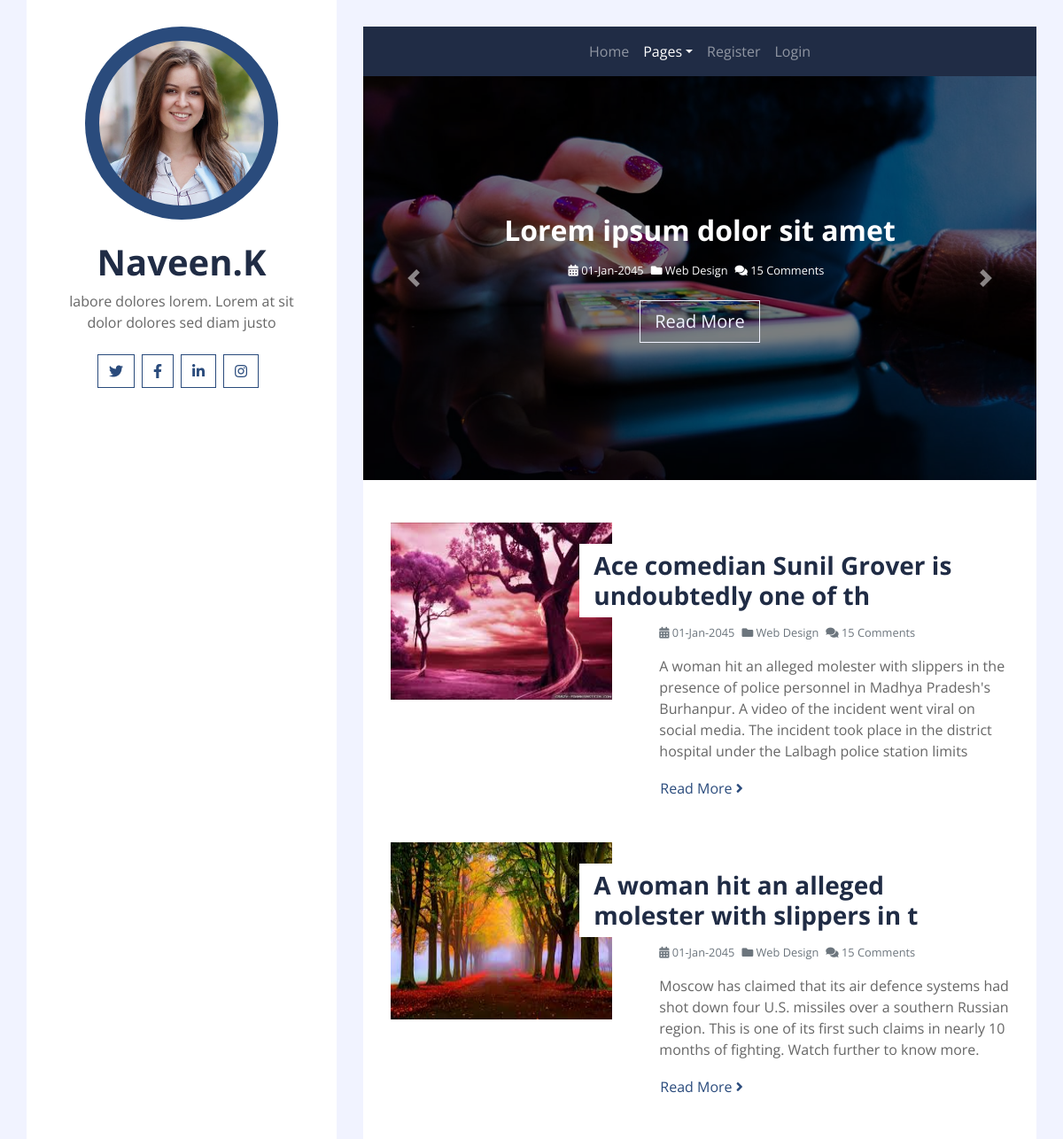
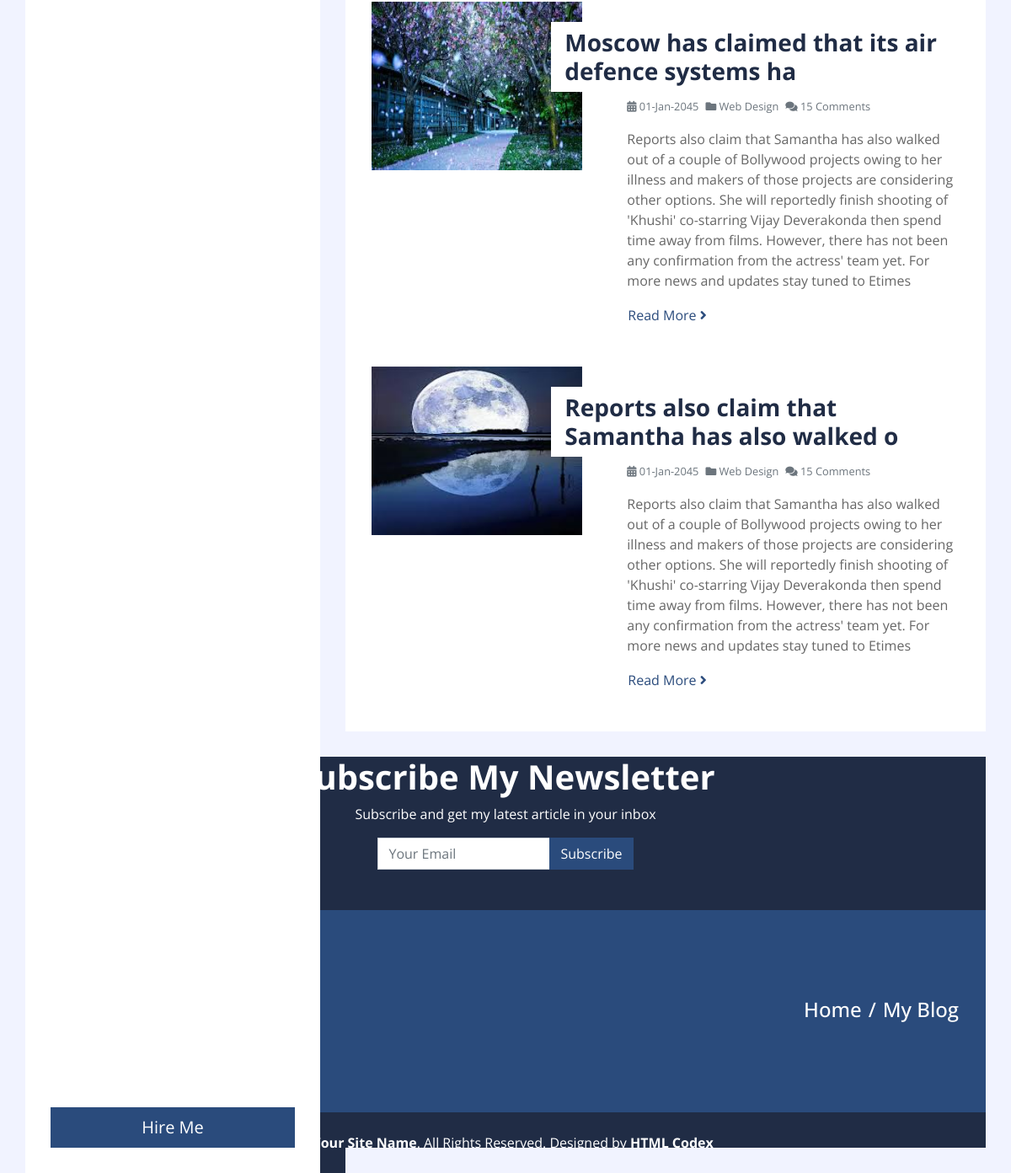
The page / on the database its author committed (2 pictures, top to bottom).
### user/models.py (models this page shows, shortened)
class Post(models.Model):
    title=models.CharField(max_length=50)
    image = models.ImageField(upload_to='images/', blank=True)
    content=models.TextField(max_length=1000)

### user/views.py (the view)
# urls.py: path('',views.index,name='index'),
def index (request):
    post = Post.objects.all()
    return render (request,'index.html', {'post':post})

### user/templates/index.html (shortened to what this page needs)
{% extends 'theme.html' %}
{% load static %}
{% block content %}
<!DOCTYPE html>
                <div class="container p-0">
                    <div id="blog-carousel" class="carousel slide" data-ride="carousel">
                        <div class="carousel-inner">
                            <div class="carousel-item active">
                                <img class="w-100" src="{% static 'img/carousel-1.jpg' %}" alt="Image">
                                <div class="carousel-caption d-flex flex-column align-items-center justify-content-center">
                                    <h2 class="mb-3 text-white font-weight-bold">Lorem ipsum dolor sit amet</h2>
                                    <div class="d-flex text-white">
                                        <small class="mr-2"><i class="fa fa-calendar-alt"></i> 01-Jan-2045</small>
                                        <small class="mr-2"><i class="fa fa-folder"></i> Web Design</small>
                                        <small class="mr-2"><i class="fa fa-comments"></i> 15 Comments</small>
                                    </div>
                                    <a href="" class="btn btn-lg btn-outline-light mt-4">Read More</a>
                                </div>
                            </div>
                        </div>
                        <a class="carousel-control-prev" href="#blog-carousel" data-slide="prev">
                            <span class="carousel-control-prev-icon"></span>
                        </a>
                        <a class="carousel-control-next" href="#blog-carousel" data-slide="next">
                            <span class="carousel-control-next-icon"></span>
                        </a>
                    </div>
                </div>
                <div class="container bg-white pt-5">
                    {% for t in post %}
                    <div class="row blog-item px-3 pb-5">
                        <div class="col-md-5">
                            <img class="img-fluid mb-4 mb-md-0" src="{{t.image.url}}" alt="Image" style="height: 200px; width: 250px;">
                        </div>
                        <div class="col-md-7">
                            <h3 class="mt-md-4 px-md-3 mb-2 py-2 bg-white font-weight-bold">{{t.title}}</h3>
                            <div class="d-flex mb-3">
                                <small class="mr-2 text-muted"><i class="fa fa-calendar-alt"></i> 01-Jan-2045</small>
                                <small class="mr-2 text-muted"><i class="fa fa-folder"></i> Web Design</small>
                                <small class="mr-2 text-muted"><i class="fa fa-comments"></i> 15 Comments</small>
                            </div>
                            <p>
                               {{t.content}}
                            </p>
                            <a class="btn btn-link p-0" href="{% url 'single' t.id %}">Read More <i class="fa fa-angle-right"></i></a>
                        </div>
                    </div>
                {% endfor %}
                </div>
                </div>
                <div class="container py-5 px-4 bg-secondary text-center">
                    <h1 class="text-white font-weight-bold">Subscribe My Newsletter</h1>
                    <p class="text-white">Subscribe and get my latest article in your inbox</p>
                    <form class="form-inline justify-content-center">
                        <div class="input-group">
                            <input type="text" class="form-control" placeholder="Your Email">
                            <div class="input-group-append">
                              <button class="btn btn-primary" type="submit">Subscribe</button>
                            </div>
                          </div>
                    </form>
                </div>
    {% endblock %}

### user/templates/theme.html (shortened to what this page needs)
{% load static %}
<!DOCTYPE html>
<html lang="en">
    <head>
        <link href="https://cdnjs.cloudflare.com/ajax/libs/font-awesome/5.10.0/css/all.min.css" rel="stylesheet">
        <link href="{% static 'css/style.css'%}" rel="stylesheet">
    </head>
<body>
    <div class="wrapper">
        <div class="sidebar">
            <div class="sidebar-text d-flex flex-column h-100 justify-content-center text-center">
                <img class="mx-auto d-block w-75 bg-primary img-fluid rounded-circle mb-4 p-3" src="{% static 'img/profile.jpg' %}" alt="Image">
                <h1 class="font-weight-bold">Naveen.K</h1>
                <p class="mb-4">
                    labore dolores lorem. Lorem at sit dolor dolores sed diam justo
                </p>
                <div class="d-flex justify-content-center mb-5">
                    <a class="btn btn-outline-primary mr-2" href="#"><i class="fab fa-twitter"></i></a>
                    <a class="btn btn-outline-primary mr-2" href="#"><i class="fab fa-facebook-f"></i></a>
                    <a class="btn btn-outline-primary mr-2" href="#"><i class="fab fa-linkedin-in"></i></a>
                    <a class="btn btn-outline-primary mr-2" href="#"><i class="fab fa-instagram"></i></a>
                </div>
                <a href="" class="btn btn-lg btn-block btn-primary mt-auto">Hire Me</a>
            </div>
        </div>
        <div class="content">
            <div class="container p-0">
                <nav class="navbar navbar-expand-lg bg-secondary navbar-dark">
                    <div class="collapse navbar-collapse justify-content-between" id="navbarCollapse">
                        <div class="navbar-nav m-auto">
                            <a href="/" class="nav-item nav-link">Home</a>
                            <div class="nav-item dropdown">
                                <a href="#" class="nav-link dropdown-toggle active" data-toggle="dropdown">Pages</a>
                            </div>
                            {% if user.is_authenticated %}
                            <a href="/create" class="nav-item nav-link">Hi {{user.username}}</a>
                            <a href="/create" class="nav-item nav-link">Create</a>
                            <a href="/accounts/logout" class="nav-item nav-link">Logout</a>
                            {% else %}
                            <a href="/register" class="nav-item nav-link">Register</a>
                            <a href="/accounts/login" class="nav-item nav-link">Login</a>
                            {% endif %}
                        </div>
                    </div>
                </nav>
            </div>
            {% block content %}
            {% endblock %}
            <div class="container py-5 px-2 bg-primary">
                <div class="row py-5 px-4">
                    <div class="col-sm-6 text-center text-md-left">
                        <h1 class="mb-3 mb-md-0 text-white text-uppercase font-weight-bold">My Blog</h1>
                    </div>
                    <div class="col-sm-6 text-center text-md-right">
                        <div class="d-inline-flex pt-2">
                            <h4 class="m-0 text-white"><a class="text-white" href="">Home</a></h4>
                            <h4 class="m-0 text-white px-2">/</h4>
                            <h4 class="m-0 text-white">My Blog</h4>
                        </div>
                    </div>
                </div>
            </div>
                 <div class="container py-4 bg-secondary text-center">
                    <p class="m-0 text-white">
                        &copy; <a class="text-white font-weight-bold" href="#">Your Site Name</a>. All Rights Reserved. Designed by <a class="text-white font-weight-bold" href="https://htmlcodex.com">HTML Codex</a>
                    </p>
                </div>
            </div>
    </body>
</html>

### rows shown on the page
Post: image (picture), title "Ace comedian Sunil Grover is undoubtedly one of th", content "A woman hit an alleged molester with slippers in the presence of police personnel in Madhya Pradesh's Burhanpur. A video of the incident went viral on social media. The incident took place in the district hospital under the Lalbagh police station limits"
Post: image (picture), title "A woman hit an alleged molester with slippers in t", content "Moscow has claimed that its air defence systems had shot down four U.S. missiles over a southern Russian region. This is one of its first such claims in nearly 10 months of fighting. Watch further to know more."
Post: image (picture), title "Moscow has claimed that its air defence systems ha", content "Reports also claim that Samantha has also walked out of a couple of Bollywood projects owing to her illness and makers of those projects are considering other options. She will reportedly finish shooting of 'Khushi' co-starring Vijay Deverakonda then spend time away from films. However, there has not been any confirmation from the actress' team yet. For more news and updates stay tuned to Etimes"
Post: image (picture), title "Reports also claim that Samantha has also walked o", content "Reports also claim that Samantha has also walked out of a couple of Bollywood projects owing to her illness and makers of those projects are considering other options. She will reportedly finish shooting of 'Khushi' co-starring Vijay Deverakonda then spend time away from films. However, there has not been any confirmation from the actress' team yet. For more news and updates stay tuned to Etimes"
